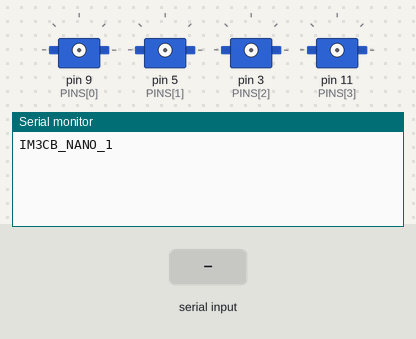
This sketch was run on a simulated Arduino Nano, built with avr-gcc and run on an emulated ATmega328P. Parts: 4 × servo, the last lines printed to the serial monitor. Inputs (shaded band) come from the test bench.

Above: at 1.2 s.
1.3 s: "A\n" received over Serial
At 2.6 s:
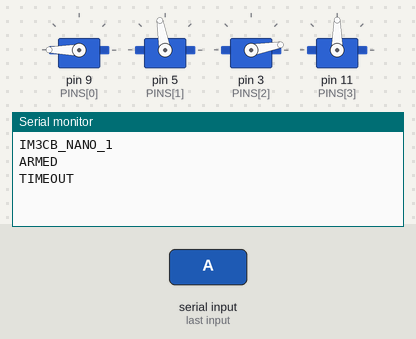
2.8 s: "S\n" received over Serial
At 4.0 s:
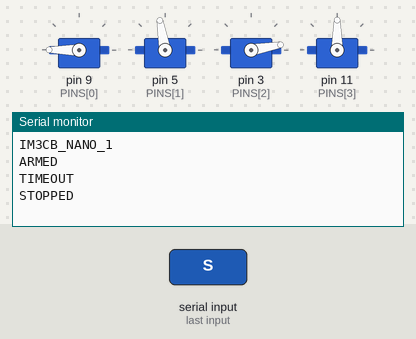
4.3 s: ",\n" received over Serial
At 5.2 s:
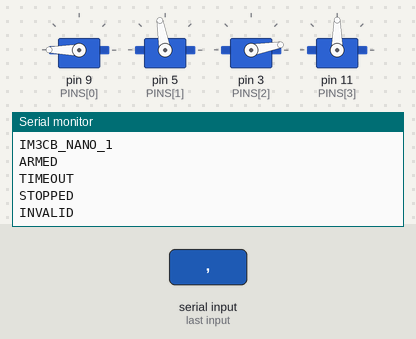

The sketch:

Nano_Camara.ino
```cpp
#include <Servo.h>
#include <stdlib.h>
#include <string.h>

// Nano clasico ATmega328P. Orden: brazo D, brazo I, pierna D, pierna I.
// Son canales de control: comprueba su correspondencia mecanica en tu robot.
const byte PINS[4] = {9, 5, 3, 11};
const int NEUTRAL[4] = {180, 100, 10, 90};
const int MINIMO[4] = {150, 85, 10, 75};
const int MAXIMO[4] = {180, 115, 40, 105};
Servo servos[4];
int actual[4] = {180, 100, 10, 90};
int destino[4] = {180, 100, 10, 90};
bool conectado = false;
bool activo = false;
unsigned long ultimaOrden = 0, ultimoPaso = 0;
char linea[48];
byte longitud = 0;
bool desbordada = false;

void detener() {
  activo = false;
  for (byte i = 0; i < 4; i++) destino[i] = actual[i];
  // Mantiene la ultima posicion. No es un corte electrico de emergencia.
}

void procesar() {
  if (strcmp(linea, "P") == 0) {
    Serial.println(F("IM3CB_NANO_1"));
  } else if (strcmp(linea, "S") == 0) {
    detener(); Serial.println(F("STOPPED"));
  } else if (strcmp(linea, "A") == 0) {
    if (!conectado) {
      // No hay pulsos a los servos hasta la primera activacion explicita.
      for (byte i = 0; i < 4; i++) {
        servos[i].write(NEUTRAL[i]);
        servos[i].attach(PINS[i]);
      }
      conectado = true;
    }
    activo = true; ultimaOrden = millis(); Serial.println(F("ARMED"));
  } else if (linea[0] == 'M' && linea[1] == ',') {
    int valores[4]; char *cursor = linea + 2; bool valida = true;
    for (byte i = 0; i < 4; i++) {
      char *fin;
      long valor = strtol(cursor, &fin, 10);
      if (cursor == fin || valor < MINIMO[i] || valor > MAXIMO[i] ||
          (i < 3 ? *fin != ',' : *fin != '\0')) { valida = false; break; }
      valores[i] = (int)valor; cursor = fin + (i < 3 ? 1 : 0);
    }
    if (!valida) { detener(); Serial.println(F("INVALID")); return; }
    if (activo) {
      for (byte i = 0; i < 4; i++) destino[i] = valores[i];
      ultimaOrden = millis();
    }
  } else {
    detener(); Serial.println(F("INVALID"));
  }
}

void setup() {
  Serial.begin(115200);
  Serial.println(F("IM3CB_NANO_1"));
}

void loop() {
  // Limita el trabajo serie por iteracion para atender siempre el watchdog.
  byte presupuesto = 64;
  while (Serial.available() && presupuesto--) {
    char c = Serial.read();
    if (c == '\r') continue;
    if (c == '\n') {
      if (desbordada) { detener(); Serial.println(F("INVALID")); }
      else if (longitud) { linea[longitud] = '\0'; procesar(); }
      longitud = 0; desbordada = false;
    } else if (!desbordada) {
      if (longitud < sizeof(linea) - 1) linea[longitud++] = c;
      else { desbordada = true; detener(); }
    }
  }
  unsigned long ahora = millis();
  if (activo && ahora - ultimaOrden > 600) {
    detener(); Serial.println(F("TIMEOUT"));
  }
  if (activo && ahora - ultimoPaso >= 30) {
    ultimoPaso = ahora;
    for (byte i = 0; i < 4; i++) {
      if (actual[i] < destino[i]) actual[i]++;
      else if (actual[i] > destino[i]) actual[i]--;
      servos[i].write(actual[i]);
    }
  }
}
```

Measured:
- after the input at 1.3 s, the serial monitor: prints a new line at once (image 1)
- after the input at 2.8 s, the serial monitor: prints a new line at once (image 2)
- after the input at 4.3 s, the serial monitor: prints a new line at once (image 3)
